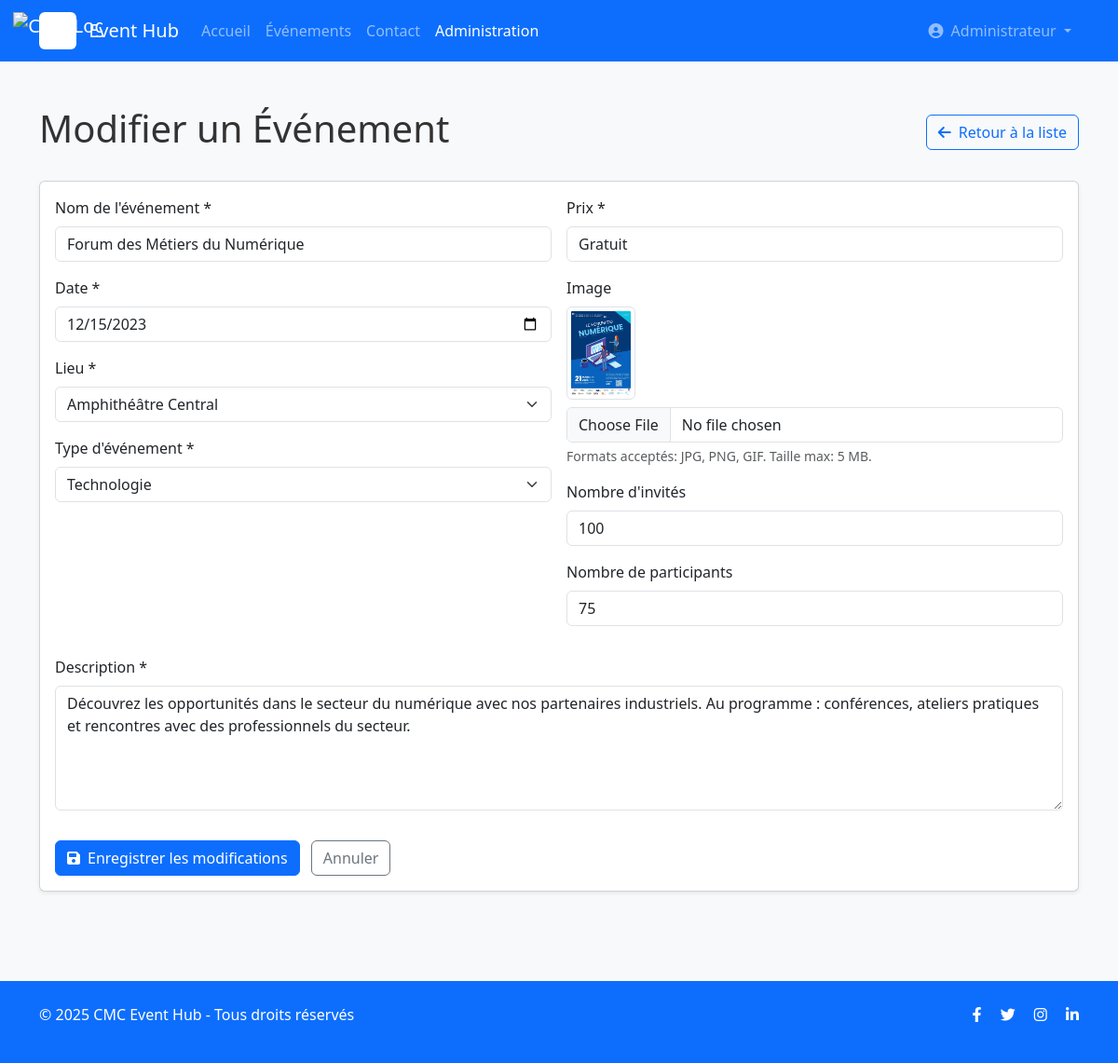
Page /admin/edit_event.php?id=1 (signed in) on the committed database.
### tables this page shows
CREATE TABLE events (
  id INT AUTO_INCREMENT PRIMARY KEY,
  title VARCHAR(255) NOT NULL,
  date DATE NOT NULL,
  location VARCHAR(255) NOT NULL,
  description TEXT NOT NULL,
  price VARCHAR(100) NOT NULL,
  image VARCHAR(255) NOT NULL,
  category VARCHAR(100) NOT NULL,
  invited_count INT DEFAULT 0,
  attendee_count INT DEFAULT 0
);

CREATE TABLE locations (
  id INT AUTO_INCREMENT PRIMARY KEY,
  name VARCHAR(255) NOT NULL
);

CREATE TABLE categories (
  id INT AUTO_INCREMENT PRIMARY KEY,
  name VARCHAR(100) NOT NULL
);

### admin/edit_event.php (the view, shortened to what this page needs)
<?php
require_once '../config/db_connect.php';
$event_id = $conn->real_escape_string($_GET['id']);
$event_sql = "SELECT * FROM events WHERE id = '$event_id'";
$event_result = $conn->query($event_sql);
$event = $event_result->fetch_assoc();
$locations_sql = "SELECT * FROM locations ORDER BY name ASC";
$locations_result = $conn->query($locations_sql);
$locations = [];
if ($locations_result && $locations_result->num_rows > 0) {
    while ($row = $locations_result->fetch_assoc()) {
        $locations[] = $row;
    }
}
$categories_sql = "SELECT * FROM categories ORDER BY name ASC";
$categories_result = $conn->query($categories_sql);
$categories = [];
if ($categories_result && $categories_result->num_rows > 0) {
    while ($row = $categories_result->fetch_assoc()) {
        $categories[] = $row;
    }
}
include '../includes/header.php';
?>
<div class="container py-5">
    <div class="d-flex justify-content-between align-items-center mb-4">
        <h1>Modifier un Événement</h1>
        <a href="events.php" class="btn btn-outline-primary">
            <i class="fas fa-arrow-left me-2"></i>Retour à la liste
        </a>
    </div>
    <div class="card shadow-sm">
        <div class="card-body">
            <form method="POST" action="edit_event.php?id=<?php echo $event_id; ?>" enctype="multipart/form-data">
                <div class="row g-3">
                    <div class="col-md-6">
                        <div class="mb-3">
                            <label for="title" class="form-label">Nom de l'événement *</label>
                            <input type="text" class="form-control" id="title" name="title" required value="<?php echo htmlspecialchars($event['title']); ?>">
                        </div>
                        <div class="mb-3">
                            <label for="date" class="form-label">Date *</label>
                            <input type="date" class="form-control" id="date" name="date" required value="<?php echo htmlspecialchars($event['date']); ?>">
                        </div>
                        <div class="mb-3">
                            <label for="location" class="form-label">Lieu *</label>
                            <select class="form-select" id="location" name="location" required>
                                <?php foreach ($locations as $loc): ?>
                                    <option value="<?php echo htmlspecialchars($loc['name']); ?>" <?php echo ($event['location'] == $loc['name']) ? 'selected' : ''; ?>>
                                        <?php echo htmlspecialchars($loc['name']); ?>
                                    </option>
                                <?php endforeach; ?>
                            </select>
                        </div>
                        <div class="mb-3">
                            <label for="category" class="form-label">Type d'événement *</label>
                            <select class="form-select" id="category" name="category" required>
                                <?php foreach ($categories as $cat): ?>
                                    <option value="<?php echo htmlspecialchars($cat['name']); ?>" <?php echo ($event['category'] == $cat['name']) ? 'selected' : ''; ?>>
                                        <?php echo htmlspecialchars($cat['name']); ?>
                                    </option>
                                <?php endforeach; ?>
                            </select>
                        </div>
                    </div>
                    <div class="col-md-6">
                        <div class="mb-3">
                            <label for="price" class="form-label">Prix *</label>
                            <input type="text" class="form-control" id="price" name="price" required value="<?php echo htmlspecialchars($event['price']); ?>">
                        </div>
                        <div class="mb-3">
                            <label for="image" class="form-label">Image</label>
                            <?php if (!empty($event['image'])): ?>
                                <div class="mb-2">
                                    <img src="../<?php echo htmlspecialchars($event['image']); ?>" alt="<?php echo htmlspecialchars($event['title']); ?>" class="img-thumbnail" style="max-height: 100px;">
                                </div>
                            <?php endif; ?>
                            <input type="file" class="form-control" id="image" name="image">
                            <div class="form-text">Formats acceptés: JPG, PNG, GIF. Taille max: 5 MB.</div>
                        </div>
                        <div class="mb-3">
                            <label for="invited_count" class="form-label">Nombre d'invités</label>
                            <input type="number" class="form-control" id="invited_count" name="invited_count" min="0" value="<?php echo htmlspecialchars($event['invited_count']); ?>">
                        </div>
                        <div class="mb-3">
                            <label for="attendee_count" class="form-label">Nombre de participants</label>
                            <input type="number" class="form-control" id="attendee_count" name="attendee_count" min="0" value="<?php echo htmlspecialchars($event['attendee_count']); ?>">
                        </div>
                    </div>
                    <div class="col-12">
                        <div class="mb-3">
                            <label for="description" class="form-label">Description *</label>
                            <textarea class="form-control" id="description" name="description" rows="5" required><?php echo htmlspecialchars($event['description']); ?></textarea>
                        </div>
                    </div>
                    <div class="col-12">
                        <button type="submit" class="btn btn-primary">
                            <i class="fas fa-save me-2"></i>Enregistrer les modifications
                        </button>
                        <a href="events.php" class="btn btn-outline-secondary ms-2">Annuler</a>
                    </div>
                </div>
            </form>
        </div>
    </div>
</div>
<?php
include '../includes/footer.php';
?>

### css/style.css (style rules this page uses)
body { font-family: 'Segoe UI', Tahoma, Geneva, Verdana, sans-serif; background-color: #f8f9fa; color: #333; }

### rows in the picture
events: title "Forum des Métiers du Numérique", date "12/15/2023", location "Amphithéâtre Central", category "Technologie", price "Gratuit", image (picture), invited_count "100", attendee_count "75", description "Découvrez les opportunités dans le secteur du numérique avec nos partenaires industriels. Au programme : conférences, ateliers pratiques et rencontres avec des professionnels du secteur."

### other values in the picture
$_SESSION['user_name'] "Administrateur"
